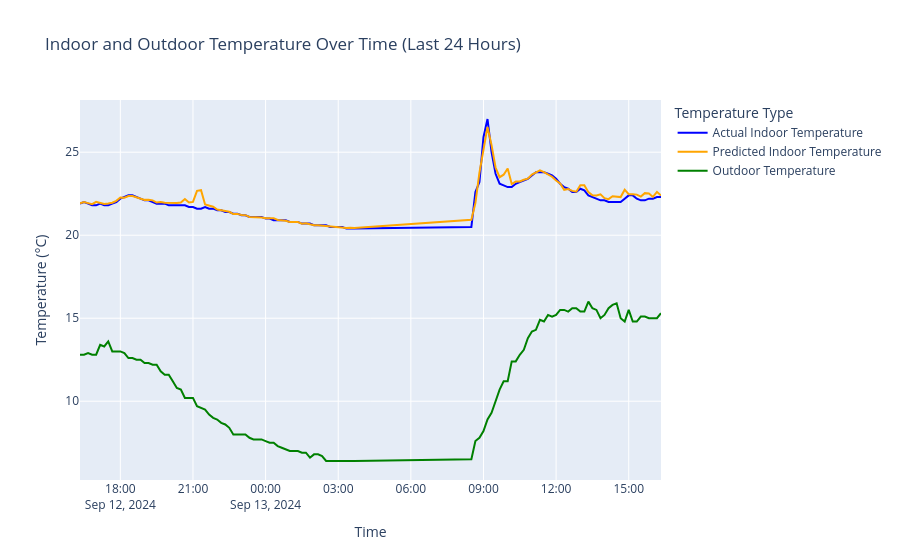

The notebook cell this image was saved under:
### Code cell
# Convert 'ts' column to datetime format if it's not already
df['ts'] = pd.to_datetime(df['ts'])  # Convert 'ts' to datetime

# Create a new DataFrame to hold the actual and predicted values along with outdoor temperature
results_df = df[['ts', 'Temperature_indoor']].copy()  # Copy the time series and actual indoor temperature
results_df['Predicted_Temperature'] = model.predict(X)  # Add predicted indoor temperature using the model
results_df['Temperature_API'] = df['Temperature_API']  # Include outdoor temperature from the original dataframe

# Filter the results to include only the last 24 hours
last_24_hours = results_df[results_df['ts'] >= results_df['ts'].max() - pd.Timedelta(hours=24)]  # Select data from the last 24 hours

with warnings.catch_warnings(): ## Ignore this future warning since it is a Plotly problem, not a problem with my code
    warnings.simplefilter("ignore", FutureWarning)
    # Create the plotly figure
    fig = go.Figure()
    
    # Add traces for actual indoor temperature, predicted indoor temperature, and outdoor temperature
    fig.add_trace(go.Scatter(x=last_24_hours['ts'], y=last_24_hours['Temperature_indoor'], mode='lines', name='Actual Indoor Temperature', line=dict(color='blue')))  # Trace for actual indoor temperature
    fig.add_trace(go.Scatter(x=last_24_hours['ts'], y=last_24_hours['Predicted_Temperature'], mode='lines', name='Predicted Indoor Temperature', line=dict(color='orange')))  # Trace for predicted indoor temperature
    fig.add_trace(go.Scatter(x=last_24_hours['ts'], y=last_24_hours['Temperature_API'], mode='lines', name='Outdoor Temperature', line=dict(color='green')))  # Trace for outdoor temperature
    
    # Update layout
    fig.update_layout(title='Indoor and Outdoor Temperature Over Time (Last 24 Hours)',  # Set the title of the plot
                      xaxis_title='Time',  # Label for the x-axis
                      yaxis_title='Temperature (°C)',  # Label for the y-axis
                      legend_title='Temperature Type',  # Title for the legend
                      hovermode='x')  # Enable hover mode for better interaction
    
    # Show the plot
    fig.show()  # Display the plot
